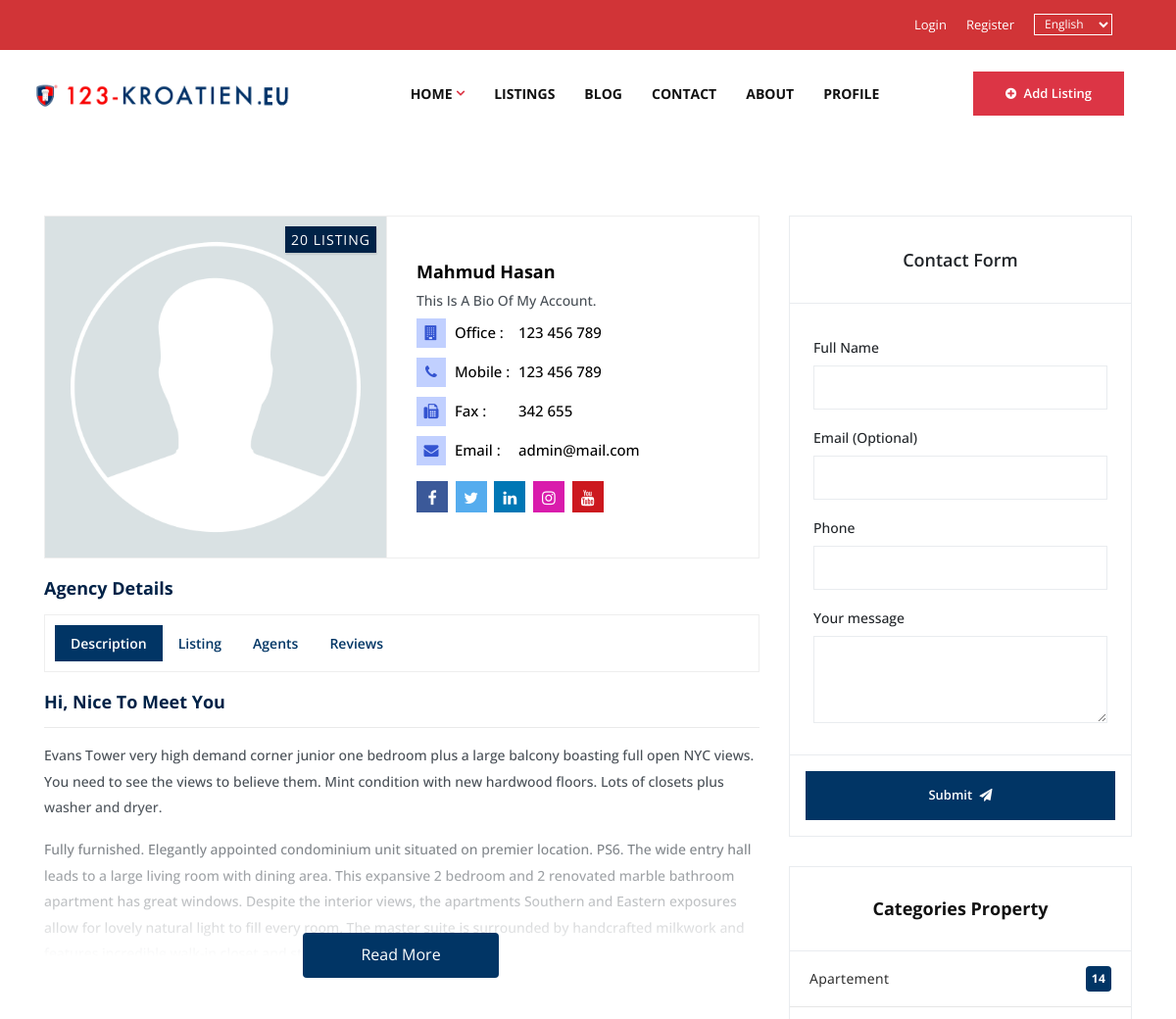
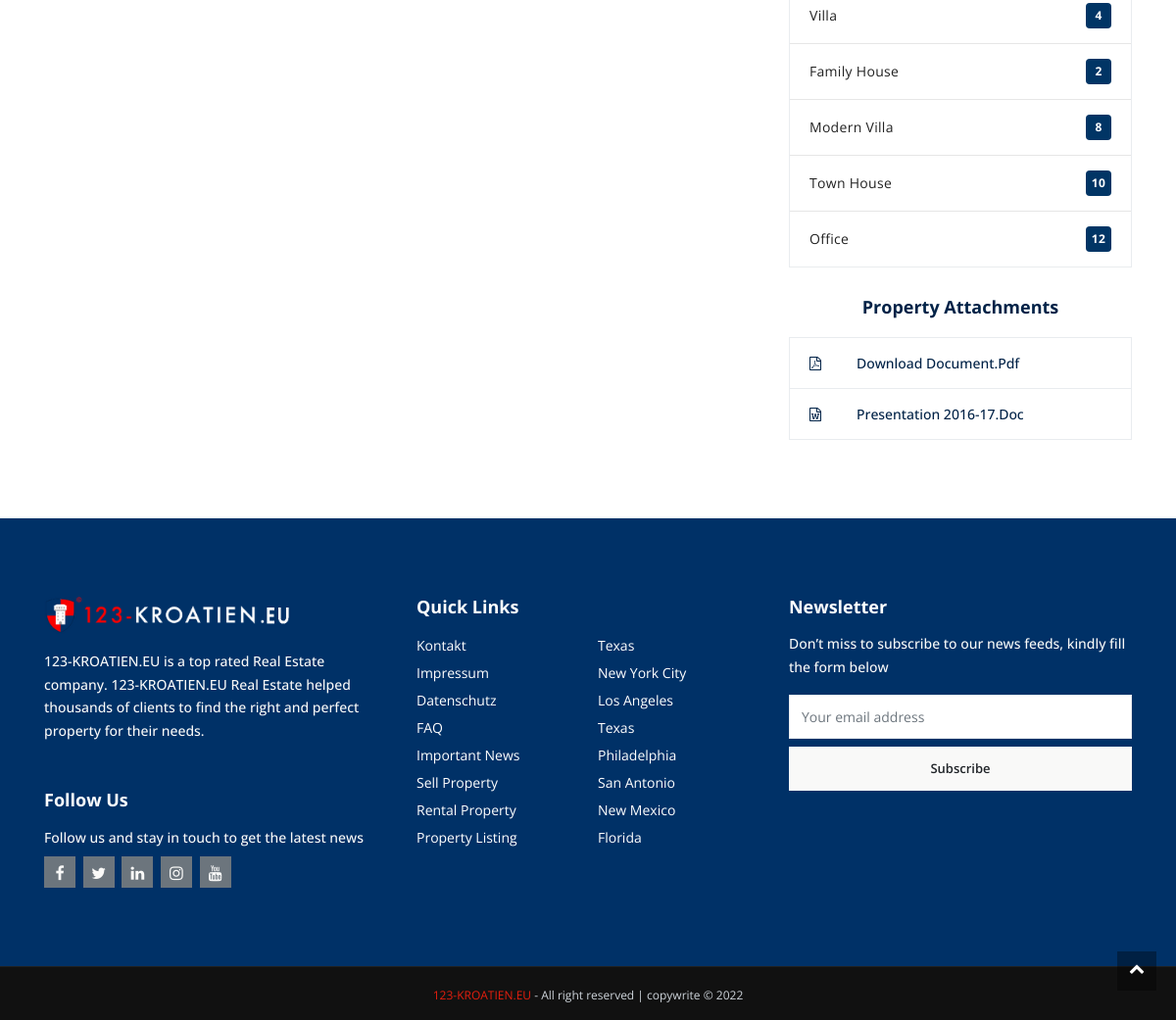
The app's page /account/profile/admin with its own data (2 pictures, top to bottom).
### accounts/models.py (models this page shows)
class Profile(models.Model):
    user = models.OneToOneField(User, on_delete=models.CASCADE)
    full_name = models.CharField(max_length=50)
    image = models.ImageField(upload_to='profile/%Y/%m/%d/', blank=True, null=True)
    bio = models.TextField(blank=True, null=True)
    social_media = models.TextField(blank=True, null=True)
    verified = models.BooleanField(default=False)
    active = models.BooleanField(default=True)
    created_at = models.DateTimeField(auto_now_add=True)
    updated_at = models.DateTimeField(auto_now=True)

### accounts/views.py (the view)
# urls.py: path('profile/', views.profileView, name="profile"),
def profileView(request, username=None):
    if username:
        profile = Profile.objects.get(user__username=username)
    else:
        profile = Profile.objects.get(user=request.user)
    context = {
        'profile': profile
    }
    return render(request, "main/agency-detail.html", context)

### templates/main/agency-detail.html (shortened to what this page needs)
{% extends 'includes/base.html' %}
   {% load static %}
{% block body %}
    <section class="profile__agents">
        <div class="container">
            <div class="row">
                <div class="col-lg-8">
                    <div class="row no-gutters">
                        <div class="col-lg-12 cards mt-0">
                            <div class="row">
                                <div class="col-md-6 col-lg-6">
                                    <a href="#" class="profile__agency-logo">
                                        <img src="{% if profile.image %}{{ profile.image.url }}{% else %}{% static 'images/profile.jpg' %}{% endif %}" alt="" class="img-fluid">
                                        <div class="total__property-agent">20 listing</div>
                                    </a>
                                </div>
                                <div class="col-md-6 col-lg-6 my-auto">
                                    <div class="profile__agency-info">
                                        <h5 class="text-capitalize">
                                            <a href="#" target="_blank">{{ profile.full_name }}</a>
                                        </h5>
                                        <p class="text-capitalize mb-1">{{ profile.bio }}</p>
                                        <ul class="list-unstyled mt-2">
                                            <li><a href="#" class="text-capitalize"><span><i class="fa fa-building"></i>
                                                        office :</span> 123 456
                                                    789</a>
                                            </li>
                                            <li><a href="#" class="text-capitalize"><span><i class="fa fa-phone"></i>
                                                        mobile :</span> 123 456
                                                    789</a></li>
                                            <li><a href="#" class="text-capitalize"><span><i class="fa fa-fax"></i> fax
                                                        : </span> 342 655</a></li>
                                            <li><a href="#" ><span><i class="fa fa-envelope"></i>
                                                        Email :</span>
                                                    {{ profile.user.email }}</a></li>
                                        </ul>
                                        <p class="mb-0 mt-3">
                                            <button class="btn btn-social btn-social-o facebook mr-1">
                                                <i class="fa fa-facebook-f"></i>
                                            </button>
                                            <button class="btn btn-social btn-social-o twitter mr-1">
                                                <i class="fa fa-twitter"></i>
                                            </button>
                                            <button class="btn btn-social btn-social-o linkedin mr-1">
                                                <i class="fa fa-linkedin"></i>
                                            </button>
                                            <button class="btn btn-social btn-social-o instagram mr-1">
                                                <i class="fa fa-instagram"></i>
                                            </button>
                                            <button class="btn btn-social btn-social-o youtube mr-1">
                                                <i class="fa fa-youtube"></i>
                                            </button>
                                        </p>
                                    </div>
                                </div>
                            </div>
                        </div>
                    </div>
                    <div class="single__detail-features tabs__custom">
                        <h5 class="text-capitalize detail-heading ">Agency details</h5>
                        <ul class="nav nav-pills myTab" role="tablist">
                            <li class="nav-item">
                                <a class="nav-link active pills-tab-one" data-toggle="pill" href="#pills-tab-one"
                                    role="tab" aria-controls="pills-tab-one" aria-selected="true">
                                    Description
                                </a>
                            </li>
                            <li class="nav-item">
                                <a class="nav-link pills-tab-two" data-toggle="pill" href="#pills-tab-two" role="tab"
                                    aria-controls="pills-tab-two" aria-selected="false">
                                    Listing</a>
                            </li>
                            <li class="nav-item">
                                <a class="nav-link pills-tab-three" data-toggle="pill" href="#pills-tab-three"
                                    role="tab" aria-controls="pills-tab-three" aria-selected="false">
                                    Agents</a>
                            </li>
                            <li class="nav-item">
                                <a class="nav-link pills-tab-four" data-toggle="pill" href="#pills-tab-four" role="tab"
                                    aria-controls="pills-tab-four" aria-selected="false">
                                    Reviews</a>
                            </li>
                        </ul>
                        <div class="tab-content" id="myTabContent">
                            <div class="tab-pane fade show active" id="pills-tab-one" role="tabpanel"
                                aria-labelledby="pills-tab-one">
                                <div class="single__detail-desc">
                                    <h5 class="text-capitalize detail-heading">Hi, nice to meet you</h5>
                                    <div class="show__more">
                                        <p>Evans Tower very high demand corner junior one bedroom plus a large balcony
                                            boasting
                                            full open NYC views. You need to see the views to believe them. Mint
                                            condition
                                            with
                                            new hardwood floors. Lots of closets plus washer and dryer.</p>
                                        <p>
                                            Fully furnished. Elegantly appointed condominium unit situated on premier
                                            location.
                                            PS6. The wide entry hall leads to a large living room with dining area. This
                                            expansive 2 bedroom and 2 renovated marble bathroom apartment has great
                                            windows.
                                            Despite the interior views, the apartments Southern and Eastern exposures
                                            allow
                                            for
                                            lovely natural light to fill every room. The master suite is surrounded by
                                            handcrafted milkwork and features incredible walk-in closet and storage
                                            space.
                                        </p>
                                        <a href="javascript:void(0)" class="show__more-button bg-mybtn">read more</a>
                                    </div>
                                </div>
                            </div>
                        </div>
                    </div>
                </div>
                <div class="col-lg-4">
                    <div class="sticky-top">
                        <div class="products__filter mb-30">
                            <div class="products__filter__group">
                                <div class="products__filter__header">
                                    <h5 class="text-center text-capitalize text-mycolor">Contact Form</h5>
                                </div>
                                <div class="products__filter__body">
                                    <div class="form-group">
                                        <label>Full Name</label>
                                        <input type="text" class="form-control">
                                    </div>
                                    <div class="form-group">
                                        <label>Email (Optional)</label>
                                        <input type="email" class="form-control">
                                    </div>
                                    <div class="form-group">
                                        <label>Phone</label>
                                        <input type="text" class="form-control">
                                    </div>
                                    <div class="form-group">
                                        <label>Your message</label>
                                        <textarea class="form-control" rows="3"></textarea>
                                    </div>
                                </div>
                                <div class="products__filter__footer">
                                    <div class="form-group mb-0">
                                        <button class="btn btn-primary btn-outline-blue text-capitalize btn-block"> submit <i
                                                class="fa fa-paper-plane ml-1"></i></button>
                                    </div>
                                </div>
                            </div>
                        </div>
                        <aside class=" wrapper__list__category">
                            <div class="widget widget__archive">
                                <div class="widget__title">
                                    <h5 class="text-dark mb-0 text-center">Categories Property</h5>
                                </div>
                                <ul class="list-unstyled">
                                    <li>
                                        <a href="#" class="text-capitalize">
                                            apartement
                                            <span class="badge badge-primary bg-mycolor">14</span>
                                        </a>
                                    </li>
                                    <li>
                                        <a href="#" class="text-capitalize">
                                            villa
                                            <span class="badge badge-primary bg-mycolor">4</span>
                                        </a>
                                    </li>
                                    <li>
                                        <a href="#" class="text-capitalize">
                                            family house
                                            <span class="badge badge-primary bg-mycolor">2</span>
                                        </a>
                                    </li>
                                    <li>
                                        <a href="#" class="text-capitalize">
                                            modern villa
                                            <span class="badge badge-primary bg-mycolor">8</span>
                                        </a>
                                    </li>
                                    <li>
                                        <a href="#" class="text-capitalize">
                                            town house
                                            <span class="badge badge-primary bg-mycolor">10</span>
                                        </a>
                                    </li>
                                    <li>
                                        <a href="#" class="text-capitalize">
                                            office
                                            <span class="badge badge-primary bg-mycolor">12</span>
                                        </a>
                                    </li>
                                </ul>
                            </div>
                        </aside>
                        <div class="download mb-0">
                            <h5 class="text-center text-capitalize">Property Attachments</h5>
                            <div class="download__item">
                                <a href="#" target="_blank"><i class="fa fa-file-pdf-o mr-3"
                                        aria-hidden="true"></i>Download Document.Pdf</a>
                            </div>
                            <div class="download__item">
                                <a href="#" target="_blank"><i class="fa fa-file-word-o mr-3"
                                        aria-hidden="true"></i>Presentation
                                    2016-17.Doc</a>
                            </div>
                        </div>
                    </div>
                </div>
            </div>
        </div>
    </section>
{% endblock %}

### records on screen
Profile: image (placeholder picture), full_name "Mahmud Hasan", bio "This Is A Bio Of My Account.", user.email "admin@mail.com"
